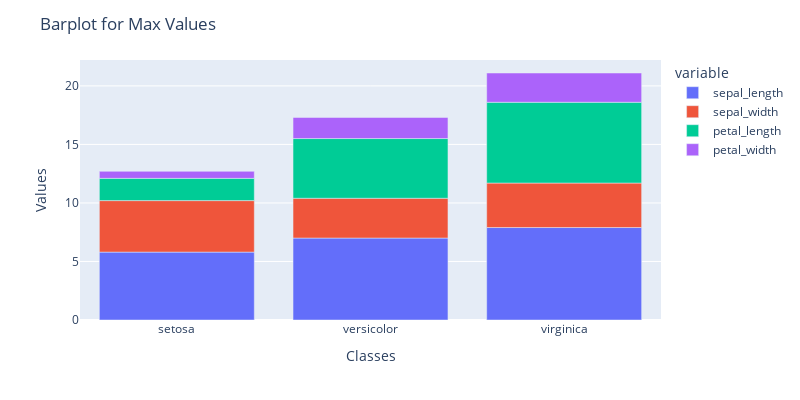

The notebook cell saved with this chart:
### Code cell
# Code Block

fig = px.bar(data_frame=df_bar_max, x=df_bar_max.index, y=df_bar_max.columns)
fig.update_layout(title_text = "Barplot for Max Values", xaxis_title="Classes", yaxis_title="Values", height=400, width = 800)
fig.show()

### Figure 1 — Plotly figure (JSON) as saved in the notebook; plotly's stock layout.template omitted (floating-point values rounded to 4 significant figures)
{"data": [{"alignmentgroup": "True", "hovertemplate": "variable=sepal_length<br>target=%{x}<br>value=%{y}<extra></extra>", "legendgroup": "sepal_length", "marker": {"color": "#636efa", "pattern": {"shape": ""}}, "name": "sepal_length", "offsetgroup": "sepal_length", "orientation": "v", "showlegend": true, "textposition": "auto", "type": "bar", "x": ["setosa", "versicolor", "virginica"], "xaxis": "x", "y": [5.8, 7, 7.9], "yaxis": "y"}, {"alignmentgroup": "True", "hovertemplate": "variable=sepal_width<br>target=%{x}<br>value=%{y}<extra></extra>", "legendgroup": "sepal_width", "marker": {"color": "#EF553B", "pattern": {"shape": ""}}, "name": "sepal_width", "offsetgroup": "sepal_width", "orientation": "v", "showlegend": true, "textposition": "auto", "type": "bar", "x": ["setosa", "versicolor", "virginica"], "xaxis": "x", "y": [4.4, 3.4, 3.8], "yaxis": "y"}, {"alignmentgroup": "True", "hovertemplate": "variable=petal_length<br>target=%{x}<br>value=%{y}<extra></extra>", "legendgroup": "petal_length", "marker": {"color": "#00cc96", "pattern": {"shape": ""}}, "name": "petal_length", "offsetgroup": "petal_length", "orientation": "v", "showlegend": true, "textposition": "auto", "type": "bar", "x": ["setosa", "versicolor", "virginica"], "xaxis": "x", "y": [1.9, 5.1, 6.9], "yaxis": "y"}, {"alignmentgroup": "True", "hovertemplate": "variable=petal_width<br>target=%{x}<br>value=%{y}<extra></extra>", "legendgroup": "petal_width", "marker": {"color": "#ab63fa", "pattern": {"shape": ""}}, "name": "petal_width", "offsetgroup": "petal_width", "orientation": "v", "showlegend": true, "textposition": "auto", "type": "bar", "x": ["setosa", "versicolor", "virginica"], "xaxis": "x", "y": [0.6, 1.8, 2.5], "yaxis": "y"}], "layout": {"barmode": "relative", "height": 400, "legend": {"title": {"text": "variable"}, "tracegroupgap": 0}, "margin": {"t": 60}, "title": {"text": "Barplot for Max Values"}, "width": 800, "xaxis": {"anchor": "y", "domain": [0, 1], "title": {"text": "Classes"}}, "yaxis": {"anchor": "x", "domain": [0, 1], "title": {"text": "Values"}}}}
